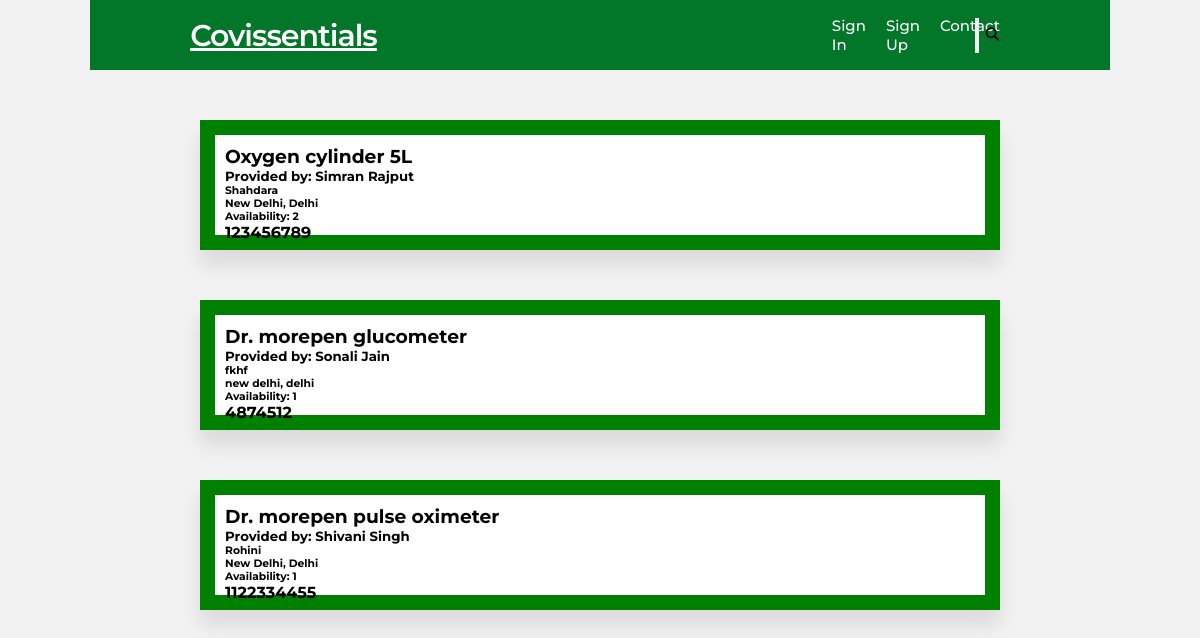
The app's page /display/ with its own data.
### mainApp/models.py (models this page shows, shortened)
class Resource(models.Model):
    rname = models.CharField(max_length=50)
    provider = models.ForeignKey(Provider, on_delete=models.CASCADE)
    avail=models.IntegerField(default=0,null=True,blank=True)
    category = models.ForeignKey(Category,on_delete=models.CASCADE)
    blood_group = models.CharField(max_length=20, null=True, blank=True, default=None)

class Provider(models.Model):
    name = models.CharField(max_length=20)
    uname = models.CharField(max_length=20)
    email = models.EmailField()
    phone = models.CharField(max_length=20, default=None, null=True, blank=True)
    area = models.CharField(max_length=20, default=None, null=True, blank=True)
    city = models.CharField(max_length=20, default=None, null=True, blank=True)
    state = models.CharField(max_length=20, default=None, null=True, blank=True)
    pin = models.CharField(max_length=20, default=None, null=True, blank=True)

### mainApp/views.py (the view)
# urls.py: path('display/', views.display),
def display(request):
    r = Resource.objects.all()
    return render(request, "display.html", {"Resource": r})

### mainApp/templates/display.html
{% extends 'index.html' %}
{% load static %}
{% block body %}
{% for i in Resource %}
<div class="myDiv">
    <h3>{{i.rname}}</h3>
    <h5>Provided by: {{i.provider.name}}</h5>
    <h6>{{i.provider.area}}</h6>
    <h6> {{i.provider.city}}, {{i.provider.state}}</h6>
    <h6> Availability: {{i.avail}}</h6>
    <h4>{{i.provider.phone}}</h4>
</div>
{% endfor %}
{% endblock %}

### mainApp/static/css/style.css (style rules this page uses)
* { margin: 0; padding: 0; outline: none; box-sizing: border-box; font-family: 'Montserrat', sans-serif; }
body { background: #f2f2f2; }

### mainApp/templates/index.html (style rules this page uses)
* { margin: 0; padding: 0; outline: none; box-sizing: border-box; font-family: 'Montserrat', sans-serif; }
body { background: #f2f2f2; width : 100%; height : 100% display: grid; place-items: center; }
.myDiv { background-color: white; width: 800px; height: 130px; border: 15px solid green; padding: 10px; margin: 50px; align-self:center; box-shadow: 0px 15px 20px rgba(0,0,0,0.1); }

### records on screen
Resource: rname "Oxygen cylinder 5L", provider.name "Simran Rajput", provider.area "Shahdara", provider.city "New Delhi", provider.state "Delhi", avail "2", provider.phone "123456789"
Resource: rname "Dr. morepen glucometer", provider.name "Sonali Jain", provider.area "fkhf", provider.city "new delhi", provider.state "delhi", avail "1", provider.phone "4874512"
Resource: rname "Dr. morepen pulse oximeter", provider.name "Shivani Singh", provider.area "Rohini", provider.city "New Delhi", provider.state "Delhi", avail "1", provider.phone "1122334455"
